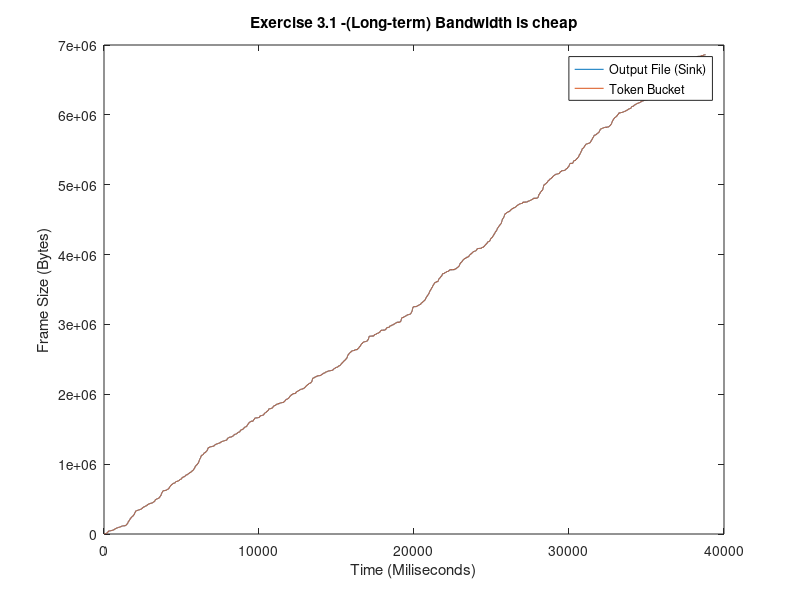

The MATLAB script that drew this image:
clc;clear all;

[time, byte] = textread('receiver.txt', '%f %f');
[time5, byte2, backlog, content] = textread('bucket.txt', '%f %f %f %f');


time4 = time/1000;
time3 = cumsum(time4);

time6 = time5/1000;
time7 = cumsum(time6);
cumulative2 = cumsum(byte);
cumulative3 = cumsum(byte2);
cumulative4 = cumsum(backlog);

figure(1)

plot(time3, cumulative2)
title('Exercise 3.1 -(Long-term) Bandwidth is cheap');
ylabel('Frame Size (Bytes)');
xlabel('Time (Miliseconds)');

hold on

plot(time7, cumulative3);
legend('Output File (Sink)', 'Token Bucket' )

hold off


